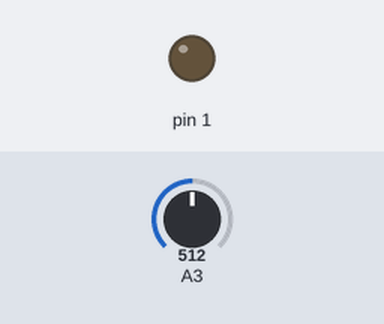
Recording of a sketch running on a simulated Arduino Uno, built with avr-gcc and run on an emulated ATmega328P. Shown: output pins drawn as LEDs (lit = HIGH). Inputs (shaded band) come from the test bench; at power-on: A3 = 512.

Above: at 1.2 s.
1.3 s: A3 set to 956
2.8 s: A3 set to 981
At 4.1 s:
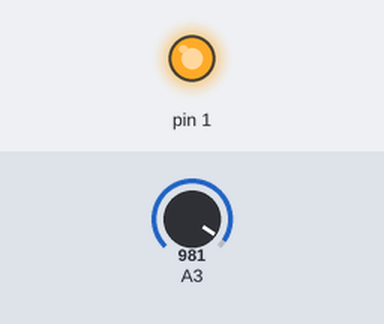
4.4 s: A3 set to 900
At 5.4 s:
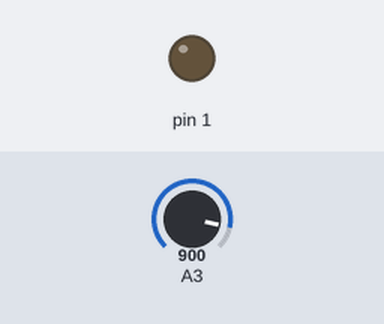
5.9 s: A3 set to 1023
At 6.7 s:
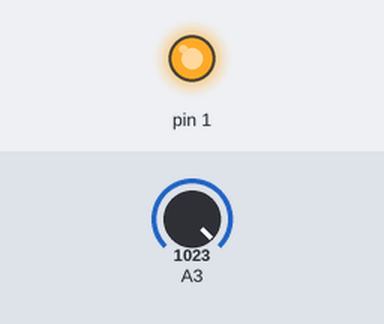
Timing chart, 0 to 22.9 s (numbered marks = the images above; inputs shaded):
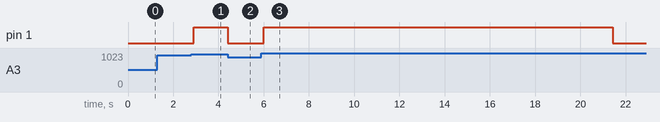

Measured:
- the behaviour switches between 971 and 972 on A3 (found by bisection; images 0 and 1)
- after the input at 1.3 s, every drawn part: stays the same
- after the input at 2.8 s, pin 1: LOW → HIGH after 0.10 s
- after the input at 4.4 s, pin 1: HIGH → LOW at once
- after the input at 5.9 s, pin 1: LOW → HIGH after 0.11 s, → LOW 15.4 s later

The sketch:

Nightlight.ino
```cpp
 float volts = 4.72; // Defining the voltage of the power supply
 int count = 1;
 int x = 0;
 float y = 0;

 void setup() {
   //Serial.begin(9600);
   pinMode(1, OUTPUT); // 9 is original pin on arduino
 }

 void loop() {

   // Calculates the voltage drop between the resistor and photocell
   float v = (analogRead(3) * volts) / 1024.0;

   //Serial.print(v);
   //Serial.print(x);
   //Serial.println(count);

   // Controls the on, off, and dimming conditions of the LED
      // Original was 4.85 based on 5V
   if (v >= 4.48)
   {
      if (count > 0) // 10 seconds = 100 in count since using 100ms delay, 10 sec = 800 count without delay
      {
         count = count + 1;
         delay(100);
        /*
        if (count >= 100)
        {
          count = 0;
        }
        */
        if (count >= 100) // After 10 seconds, LED will dim
        {
          y = 255 - (230 * ((count - 100)) / 100); // FORMULA: (Max Value) - ((Max Value - End Value)*((count - Start Count)/ (End Count - Start Count))
          x = (int) y;
          analogWrite(1, x);
          if (count >= 200) count = 0;
        }
        else {
          analogWrite(1, 255);
        }
     }
     else analogWrite(1, 25);
   }
   else // When exposed to light
   {
      analogWrite(1, 0);
      count = 1;
      delay(100);
   }
 }
```
